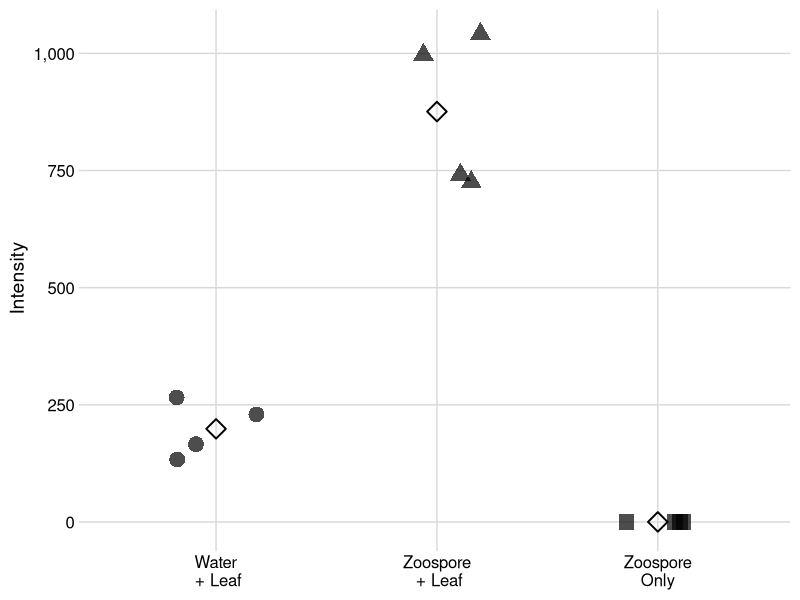

Recreate this plot in R.
#----------------------
# This code analyzes LC-MS/MS data from an experiment testing cacao's metabolite secretions upon P. palmivora challenge
# Noah Winters
# Dec, 2021
#----------------------

# Load libraries
library(tidyverse)
library(cowplot)
library(scales)

# Load data
dat <- read.csv("CaffAcidZoospore_Experiment_Data.csv",
              header = TRUE) %>%
  setNames(., nm = c("Treatment", "Sample", "Intensity"))

# Plot results
pdf("output.pdf", height = 4.5, width = 4.5)
ggplot(dat, aes(x=Treatment, y=Intensity, shape = Treatment)) + 
  geom_jitter(alpha = 0.7, size = 5, width = 0.2) +
  stat_summary(fun = "mean", size = 1, shape = 5, show.guide = FALSE) +
  scale_x_discrete(labels = c("Water\n + Leaf", "Zoospore\n + Leaf", "Zoospore\nOnly")) +
  scale_y_continuous(labels = label_comma()) +
  theme_minimal_grid() +
    theme(
      axis.text.x = element_text(color = "black"),
      axis.text.y = element_text(),
      axis.title.x = element_text(),
      axis.title.y = element_text(),
      legend.title = element_blank(),
      legend.text = element_blank(), 
      legend.position = "none"
    ) + 
  labs(x = NULL, y = "Intensity")
dev.off()

# Statistics
pairwise.t.test(dat$Intensity, dat$Treatment, p.adjust.method = "none")
mean(subset(dat, Treatment == "zoospore_only")$Intensity)
mean(subset(dat, Treatment == "water_leaf")$Intensity)
mean(subset(dat, Treatment == "zoospore_leaf")$Intensity)
mean(subset(dat, Treatment == "water_leaf")$Intensity) - mean(subset(dat, Treatment == "zoospore_only")$Intensity)
